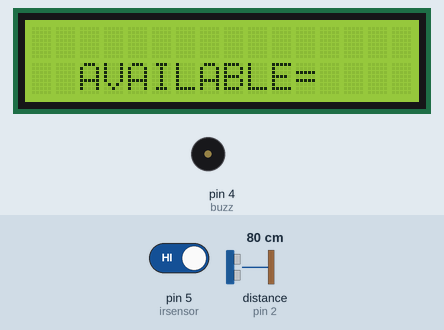
A sketch run on a simulated Arduino Uno, built with avr-gcc and run on an emulated ATmega328P. Parts: 16×2 character LCD, buzzer (waves = sounding, pin HIGH). Wiring (inferred from the names in the program): ultrasonic range finder: trigger pin 3; echo pin 2. Inputs (shaded band) come from the test bench; at power-on: distance to the obstacle (sensor on pin 2) 80 cm, pin 5 (irsensor) HIGH. The echo pulse lasts 58.3 µs per cm; pins used as bus, display or sensor lines are not drawn; what the sketch prints to the serial monitor is not drawn.

Above: at 1.2 s.
1.3 s: distance to the obstacle (sensor on pin 2) set to 44 cm
4.3 s: distance to the obstacle (sensor on pin 2) set to 39 cm
At 5.0 s:
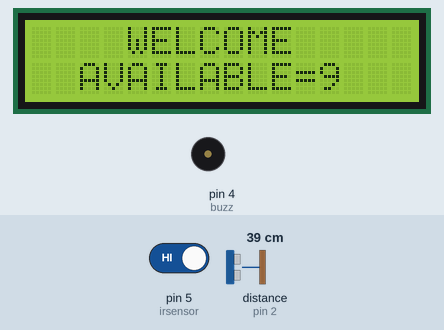
Timing chart, 0 to 7.3 s (numbered marks = the images above; inputs shaded):
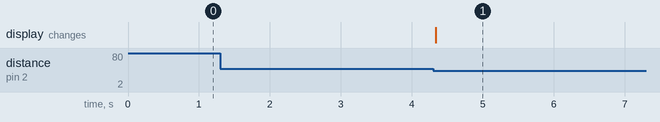

The sketch:

coding_unimas.ino
```cpp
#include <Wire.h>
#include <LiquidCrystal_I2C.h>
#include <TimerOne.h>

LiquidCrystal_I2C lcd(0x27,16,2);

// ultrasonic sensor
#define echoPin 2
#define trigPin 3

//buzz
int buzz = 4;

//irsensor
int irsensor = 5;
int valueirsensor = 0;

long duration;
int distance;

int count = 0;
int total = 10;

bool state1 = false;
bool state2 = false;

int state3 = 0;

void setup() {
  lcd.init();
  lcd.backlight();
  pinMode(trigPin, OUTPUT);
  pinMode(echoPin, INPUT);
  pinMode(buzz, OUTPUT);
  pinMode(irsensor, INPUT);
  Timer1.initialize(100);
  Timer1.attachInterrupt(runirsensor);
  Serial.begin(9600);
  lcd.setCursor(2,1);
  lcd.print("AVAILABLE=");

}
void loop() {
  //irsensor
  if (state3 == 1 && state2 == false ){  //pnp
    count = count - 1;
    total = total - count;
    if (total >= 1){
      lcd.setCursor(2,0);
      lcd.print("           ");
      lcd.setCursor(4,0);
      lcd.print("WELCOME");
      }
    else {
      lcd.setCursor(4,0);
      lcd.print("       ");
      lcd.setCursor(2,0);
      lcd.print("PLEASE WAIT");
      }
    lcd.setCursor(12,1);
    lcd.print("  ");
    lcd.setCursor(12,1);
    lcd.print(total);
    state2 = true;
    }

  if (valueirsensor == HIGH){
    state2 = false;
    state3 = 0;
    }

  //ultrasonic
  digitalWrite(trigPin, LOW);
  delayMicroseconds(2);
  digitalWrite(trigPin, HIGH);
  delayMicroseconds(10);
  digitalWrite(trigPin, LOW);
  duration = pulseIn(echoPin, HIGH);
  distance = duration * 0.034 / 2;

  if (count < 0){
    count = 0;
    }


  if (distance <= 40 && distance > 0 && state1 == false){
    count++;
    total = total - count;
    if (total >= 1){
      lcd.setCursor(2,0);
      lcd.print("           ");
      lcd.setCursor(4,0);
      lcd.print("WELCOME");
      }
    else {
      lcd.setCursor(4,0);
      lcd.print("       ");
      lcd.setCursor(2,0);
      lcd.print("PLEASE WAIT");
      }
    lcd.setCursor(12,1);
    lcd.print("  ");
    lcd.setCursor(12,1);
    lcd.print(total);
    state1 = true;
    }

  if (distance >= 41){
    state1 = false;
    }


  if (count >= 11){
    digitalWrite(buzz, HIGH);
    Serial.println("buzz on");
    delay(3000);
    count = 10;
    }

  else{
    digitalWrite(buzz, LOW);
    //Serial.println("buzz off");
    }


  Serial.print("Distance: ");
  Serial.print(distance);
  Serial.print(" cm ");
  Serial.print("count: ");
  Serial.println(count);

}


void runirsensor(){
  //irsensor
  valueirsensor = digitalRead(irsensor);

  if(valueirsensor == LOW){
    state3 = 1;
    }

  }
```

Measured:
- the behaviour switches between 42 and 41 cm on distance to the obstacle (sensor on pin 2) (found by bisection; images 0 and 1)
- after the input at 1.3 s, every drawn part: stays the same
- after the input at 4.3 s, the display: changes at once (image 1)
